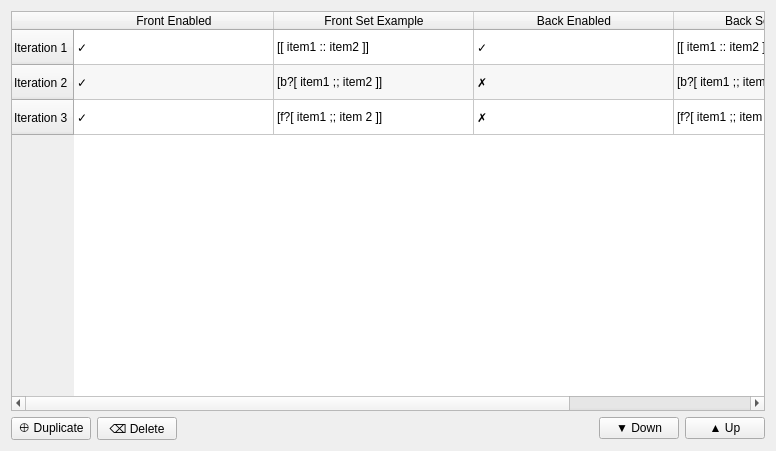
<?xml version="1.0" encoding="UTF-8"?>
<ui version="4.0">
 <class>SRIterationTab</class>
 <widget class="QWidget" name="SRIterationTab">
  <property name="geometry">
   <rect>
    <x>0</x>
    <y>0</y>
    <width>776</width>
    <height>451</height>
   </rect>
  </property>
  <property name="windowTitle">
   <string>Form</string>
  </property>
  <layout class="QGridLayout" name="gridLayout">
   <item row="2" column="3">
    <widget class="QPushButton" name="downPushButton">
     <property name="text">
      <string>▼ Down</string>
     </property>
    </widget>
   </item>
   <item row="2" column="1">
    <widget class="QPushButton" name="deletePushButton">
     <property name="text">
      <string>⌫ Delete</string>
     </property>
    </widget>
   </item>
   <item row="2" column="0">
    <widget class="QPushButton" name="duplicatePushButton">
     <property name="text">
      <string>⊕ Duplicate</string>
     </property>
    </widget>
   </item>
   <item row="2" column="4">
    <widget class="QPushButton" name="upPushButton">
     <property name="text">
      <string>▲ Up</string>
     </property>
    </widget>
   </item>
   <item row="2" column="2">
    <spacer name="horizontalSpacer">
     <property name="orientation">
      <enum>Qt::Horizontal</enum>
     </property>
     <property name="sizeHint" stdset="0">
      <size>
       <width>40</width>
       <height>20</height>
      </size>
     </property>
    </spacer>
   </item>
   <item row="0" column="0" colspan="5">
    <widget class="QTableWidget" name="iterationsTable">
     <property name="editTriggers">
      <set>QAbstractItemView::NoEditTriggers</set>
     </property>
     <property name="showDropIndicator" stdset="0">
      <bool>false</bool>
     </property>
     <property name="dragEnabled">
      <bool>false</bool>
     </property>
     <property name="dragDropOverwriteMode">
      <bool>false</bool>
     </property>
     <property name="alternatingRowColors">
      <bool>true</bool>
     </property>
     <property name="selectionMode">
      <enum>QAbstractItemView::SingleSelection</enum>
     </property>
     <property name="selectionBehavior">
      <enum>QAbstractItemView::SelectRows</enum>
     </property>
     <property name="showGrid">
      <bool>true</bool>
     </property>
     <property name="gridStyle">
      <enum>Qt::SolidLine</enum>
     </property>
     <property name="sortingEnabled">
      <bool>false</bool>
     </property>
     <property name="cornerButtonEnabled">
      <bool>false</bool>
     </property>
     <attribute name="horizontalHeaderCascadingSectionResizes">
      <bool>false</bool>
     </attribute>
     <attribute name="horizontalHeaderDefaultSectionSize">
      <number>200</number>
     </attribute>
     <attribute name="horizontalHeaderStretchLastSection">
      <bool>true</bool>
     </attribute>
     <attribute name="verticalHeaderVisible">
      <bool>true</bool>
     </attribute>
     <attribute name="verticalHeaderCascadingSectionResizes">
      <bool>true</bool>
     </attribute>
     <attribute name="verticalHeaderMinimumSectionSize">
      <number>35</number>
     </attribute>
     <attribute name="verticalHeaderHighlightSections">
      <bool>true</bool>
     </attribute>
     <attribute name="verticalHeaderShowSortIndicator" stdset="0">
      <bool>false</bool>
     </attribute>
     <row>
      <property name="text">
       <string>Iteration 1</string>
      </property>
     </row>
     <row>
      <property name="text">
       <string>Iteration 2</string>
      </property>
     </row>
     <row>
      <property name="text">
       <string>Iteration 3</string>
      </property>
     </row>
     <column>
      <property name="text">
       <string>Front Enabled</string>
      </property>
     </column>
     <column>
      <property name="text">
       <string>Front Set Example</string>
      </property>
     </column>
     <column>
      <property name="text">
       <string>Back Enabled</string>
      </property>
     </column>
     <column>
      <property name="text">
       <string>Back Set Example</string>
      </property>
     </column>
     <item row="0" column="0">
      <property name="text">
       <string>✓</string>
      </property>
     </item>
     <item row="0" column="1">
      <property name="text">
       <string>[[ item1 :: item2 ]]</string>
      </property>
     </item>
     <item row="0" column="2">
      <property name="text">
       <string>✓</string>
      </property>
     </item>
     <item row="0" column="3">
      <property name="text">
       <string>[[ item1 :: item2 ]]</string>
      </property>
     </item>
     <item row="1" column="0">
      <property name="text">
       <string>✓</string>
      </property>
     </item>
     <item row="1" column="1">
      <property name="text">
       <string>[b?[ item1 ;; item2 ]]</string>
      </property>
     </item>
     <item row="1" column="2">
      <property name="text">
       <string>✗</string>
      </property>
     </item>
     <item row="1" column="3">
      <property name="text">
       <string>[b?[ item1 ;; item2 ]]</string>
      </property>
     </item>
     <item row="2" column="0">
      <property name="text">
       <string>✓</string>
      </property>
     </item>
     <item row="2" column="1">
      <property name="text">
       <string>[f?[ item1 ;; item 2 ]]</string>
      </property>
     </item>
     <item row="2" column="2">
      <property name="text">
       <string>✗</string>
      </property>
     </item>
     <item row="2" column="3">
      <property name="text">
       <string>[f?[ item1 ;; item 2 ]]</string>
      </property>
     </item>
    </widget>
   </item>
  </layout>
 </widget>
 <resources/>
 <connections>
  <connection>
   <sender>iterationsTable</sender>
   <signal>cellActivated(int,int)</signal>
   <receiver>deletePushButton</receiver>
   <slot>toggle()</slot>
   <hints>
    <hint type="sourcelabel">
     <x>450</x>
     <y>108</y>
    </hint>
    <hint type="destinationlabel">
     <x>171</x>
     <y>230</y>
    </hint>
   </hints>
  </connection>
 </connections>
</ui>
